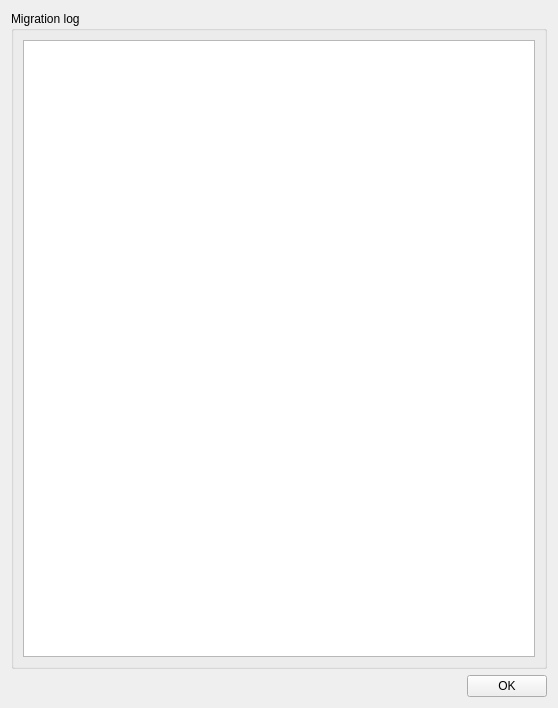
<?xml version="1.0" encoding="UTF-8"?>
<ui version="4.0">
 <class>DlgMigrationLog</class>
 <widget class="QWidget" name="DlgMigrationLog">
  <property name="geometry">
   <rect>
    <x>0</x>
    <y>0</y>
    <width>558</width>
    <height>708</height>
   </rect>
  </property>
  <property name="windowTitle">
   <string>Workspace Migration Log</string>
  </property>
  <property name="windowIcon">
   <iconset resource="../resource/resource.qrc">
    <normaloff>:/16x16_ico_png/log_info.png</normaloff>:/16x16_ico_png/log_info.png</iconset>
  </property>
  <layout class="QVBoxLayout" name="verticalLayout_2">
   <item>
    <widget class="QGroupBox" name="groupBox">
     <property name="title">
      <string>Migration log</string>
     </property>
     <layout class="QVBoxLayout" name="verticalLayout">
      <item>
       <widget class="QPlainTextEdit" name="text"/>
      </item>
     </layout>
    </widget>
   </item>
   <item>
    <layout class="QHBoxLayout" name="horizontalLayout">
     <item>
      <spacer name="horizontalSpacer">
       <property name="orientation">
        <enum>Qt::Horizontal</enum>
       </property>
       <property name="sizeHint" stdset="0">
        <size>
         <width>40</width>
         <height>20</height>
        </size>
       </property>
      </spacer>
     </item>
     <item>
      <widget class="QPushButton" name="btnClose">
       <property name="text">
        <string>OK</string>
       </property>
      </widget>
     </item>
    </layout>
   </item>
  </layout>
 </widget>
 <resources>
  <include location="../resource/resource.qrc"/>
 </resources>
 <connections/>
</ui>
